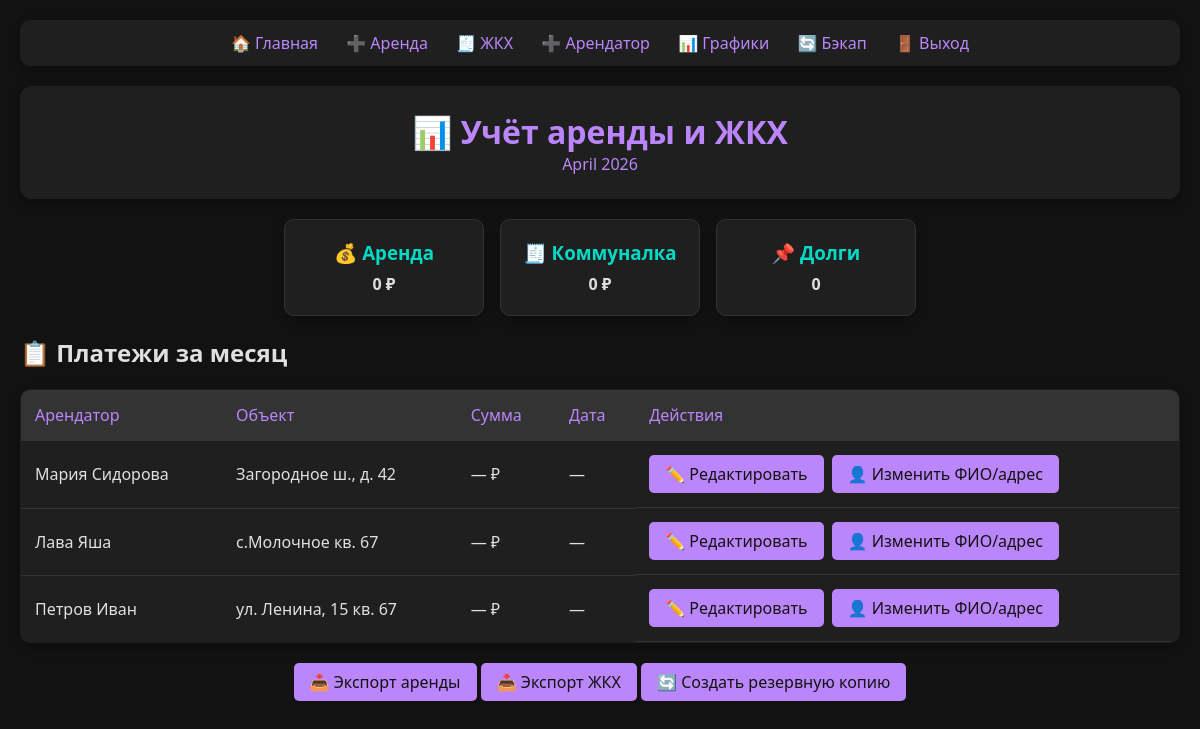
/dashboard (signed in), run on the app's committed database.
### tables this page shows
CREATE TABLE tenants (
                id INTEGER PRIMARY KEY,
                name TEXT NOT NULL,
                contact TEXT,
                property_id INTEGER,
                FOREIGN KEY (property_id) REFERENCES properties(id)
            );

CREATE TABLE properties (
                id INTEGER PRIMARY KEY,
                address TEXT NOT NULL,
                prop_type TEXT CHECK(prop_type IN ('apartment', 'house')) DEFAULT 'apartment',
                apartment_num TEXT,
                rent_due_day INTEGER DEFAULT 10
            );

### web_app.py (the view)
@app.route("/dashboard")
def dashboard():
    if not session.get("logged_in"):
        return redirect(url_for("login"))
    current_month = datetime.now().strftime("%Y-%m")
    with sqlite3.connect(DB_PATH) as conn:
        cursor = conn.cursor()
        cursor.execute("""
            SELECT t.id, t.name, t.contact, p.address, p.apartment_num, p.prop_type
            FROM tenants t
            JOIN properties p ON t.property_id = p.id
            ORDER BY p.address, p.apartment_num
        """)
        tenants_data = cursor.fetchall()
        cursor.execute("""
            SELECT t.id, t.name, p.amount, p.pay_date
            FROM tenants t
            LEFT JOIN payments p ON t.id = p.tenant_id AND substr(pay_date, 1, 7) = ?
            ORDER BY t.name
        """, (current_month,))
        payments = {row[0]: {"name": row[1], "amount": row[2], "pay_date": row[3]} for row in cursor.fetchall()}
        due_day = datetime.now().day
        cursor.execute("""
            SELECT t.name, p.address, p.apartment_num, p.rent_due_day
            FROM tenants t
            JOIN properties p ON t.property_id = p.id
            WHERE p.rent_due_day < ?
              AND NOT EXISTS (
                SELECT 1 FROM payments pmt
                WHERE pmt.tenant_id = t.id
                  AND substr(pmt.pay_date, 1, 7) = ?
              )
        """, (due_day, current_month))
        debts = cursor.fetchall()
        cursor.execute("SELECT SUM(amount) FROM payments WHERE substr(pay_date, 1, 7) = ?", (current_month,))
        total_rent = cursor.fetchone()[0] or 0
        cursor.execute("SELECT SUM(amount) FROM utilities WHERE substr(pay_date, 1, 7) = ?", (current_month,))
        total_utilities = cursor.fetchone()[0] or 0
    return render_template(
        "dashboard.html",
        tenants=tenants_data,
        payments=payments,
        debts=debts,
        total_rent=total_rent,
        total_utilities=total_utilities,
        now=datetime.now().strftime("%B %Y")
    )

### templates/dashboard.html (shortened to what this page needs)
<!DOCTYPE html>
<html lang="ru">
<head>
</head>
<body>
    <div class="nav">
    <a href="/dashboard">🏠 Главная</a>
    <a href="/add_payment">➕ Аренда</a>
    <a href="/add_utility">🧾 ЖКХ</a>
    <a href="/add_tenant">➕ Арендатор</a>
    <a href="/stats">📊 Графики</a>
    <a href="/backup/create">🔄 Бэкап</a>
    <a href="/logout">🚪 Выход</a>
</div>
    <div class="header">
        <h1>📊 Учёт аренды и ЖКХ</h1>
        <p>{{ now }}</p>
    </div>
    <div class="stats">
        <div class="card">
            <h3>💰 Аренда</h3>
            <p><strong>{{ total_rent }} ₽</strong></p>
        </div>
        <div class="card">
            <h3>🧾 Коммуналка</h3>
            <p><strong>{{ total_utilities }} ₽</strong></p>
        </div>
        <div class="card">
            <h3>📌 Долги</h3>
            <p><strong>{{ debts|length }}</strong></p>
        </div>
    </div>
    <h2>📋 Платежи за месяц</h2>
    <table>
        <tr>
            <th>Арендатор</th>
            <th>Объект</th>
            <th>Сумма</th>
            <th>Дата</th>
            <th>Действия</th>
        </tr>
        {% for id, name, contact, addr, apt, prop_type in tenants %}
            <tr>
                <td>{{ name }}</td>
                <td>{{ addr }}{% if apt %} кв. {{ apt }}{% endif %}</td>
                <td>{{ payments[id].amount if payments[id].amount else '—' }} ₽</td>
                <td>{{ payments[id].pay_date if payments[id].pay_date else '—' }}</td>
                <td class="actions">
                    <a href="/edit_payment/{{ id }}" class="btn">✏️ Редактировать</a>
                    <a href="/edit_tenant/{{ id }}" class="btn">👤 Изменить ФИО/адрес</a>
                </td>
            </tr>
        {% endfor %}
    </table>
    <p style="text-align: center; margin-top: 20px;">
        <a href="/export/payments" class="btn">📥 Экспорт аренды</a>
        <a href="/export/utilities" class="btn">📥 Экспорт ЖКХ</a>
        <a href="/backup/create" class="btn" onclick="alert('Бэкап создан!')">🔄 Создать резервную копию</a>
    </p>
</body>
</html>

### templates/dashboard.html (style rules this page uses)
* { margin: 0; padding: 0; box-sizing: border-box; }
body { font-family: 'Segoe UI', sans-serif; background: #121212; color: #e0e0e0; margin: 0; padding: 20px; }
.nav { background: #1f1f1f; padding: 12px; text-align: center; border-radius: 10px; margin-bottom: 20px; box-shadow: 0 4px 12px rgba(0, 0, 0, 0.3); }
.nav a { color: #bb86fc; margin: 0 12px; text-decoration: none; font-weight: 500; transition: color 0.3s; }
.header { background: #1f1f1f; color: #bb86fc; padding: 24px; border-radius: 12px; text-align: center; margin-bottom: 20px; box-shadow: 0 4px 12px rgba(0, 0, 0, 0.3); }
.stats { display: flex; flex-wrap: wrap; gap: 16px; margin: 20px 0; justify-content: center; }
.card { background: #1f1f1f; padding: 20px; border-radius: 10px; width: 200px; box-shadow: 0 4px 12px rgba(0, 0, 0, 0.3); text-align: center; border: 1px solid #333; }
.card h3 { color: #03dac6; margin-bottom: 8px; }
table { width: 100%; border-collapse: collapse; background: #1f1f1f; border-radius: 10px; overflow: hidden; box-shadow: 0 4px 12px rgba(0, 0, 0, 0.3); margin: 20px 0; border: 1px solid #333; }
th, td { padding: 14px; text-align: left; border-bottom: 1px solid #333; }
th { background: #333; color: #bb86fc; font-weight: 500; }
.btn { display: inline-block; background: #bb86fc; color: #121212; padding: 8px 16px; text-decoration: none; border-radius: 5px; font-weight: 500; transition: 0.3s; }
.actions { display: flex; gap: 8px; }

### data on the page
tenants: name "Мария Сидорова", address "Загородное ш., д. 42", payments "—"
tenants: name "Лава Яша", address "с.Молочное", apartment_num "67", payments "—"
tenants: name "Петров Иван", address "ул. Ленина, 15", apartment_num "67", payments "—"

### other printed values
{{ total_rent }} "0"
{{ total_utilities }} "0"
{{ debts|length }} "0"
